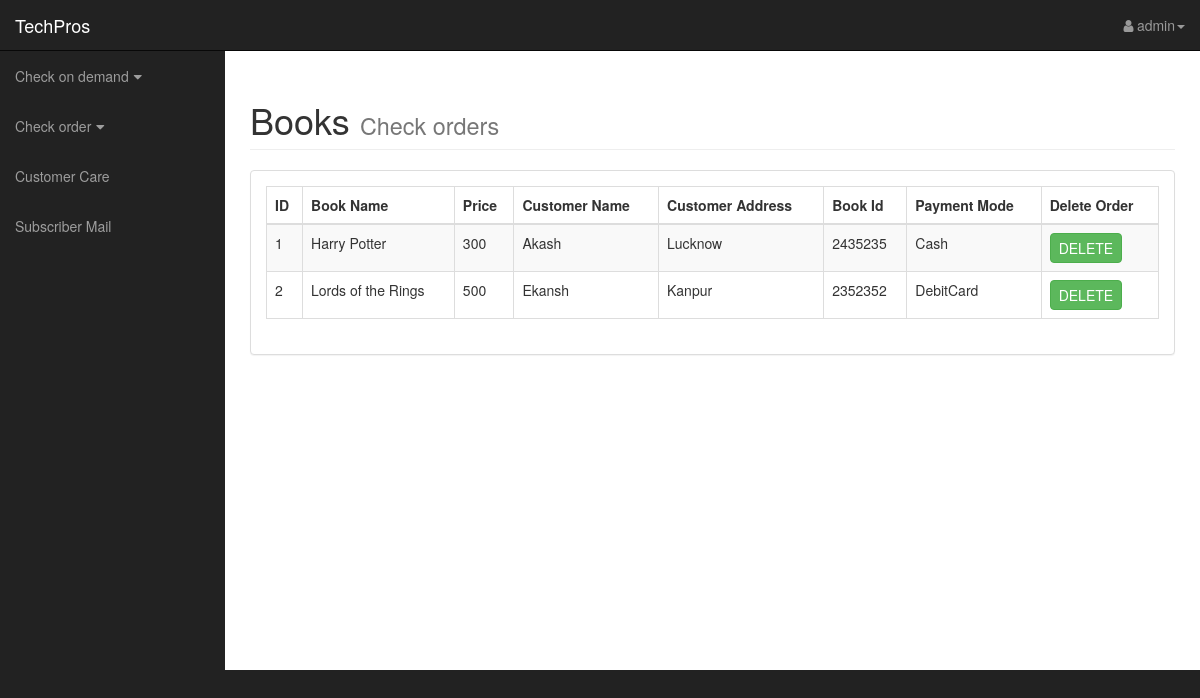
Page /books.php (signed in) on the committed database.
### tables this page shows
CREATE TABLE IF NOT EXISTS `booksorder` (
  `Id` int(11) NOT NULL,
  `bookName` varchar(25) NOT NULL,
  `price` float NOT NULL,
  `customerName` varchar(25) NOT NULL,
  `customerAddress` varchar(50) NOT NULL,
  `BookId` varchar(11) NOT NULL,
  `paymentMode` varchar(25) NOT NULL,
  PRIMARY KEY (`BookId`)
);

### include/session.php (called while the page is built, shortened)
<?php
if(empty($_SESSION['id']))
	header('location:include/logout.php');
else{
	$user = $_SESSION['username'];
}
?>

### books.php (the view, shortened to what this page needs)
<?php
include "include/header.php";
?>
<h1 class="page-header">
    Books
    <small>Check orders</small>
</h1>
<div class="panel panel-default">
    <div class="panel-body">
        <div class="table-responsive">
            <table class="table table-striped table-bordered table-hover">
                <thead>
                    <tr>
                        <th>ID</th>
                        <th>Book Name</th>
                        <th>Price</th>
                        <th>Customer Name</th>
                        <th>Customer Address</th>
                        <th>Book Id</th>
                        <th>Payment Mode</th>
                        <th>Delete Order</th>
                    </tr>
                </thead>
        <?php
        $query = "SELECT * FROM `booksOrder` ORDER BY `Id` ASC";
		$run = mysqli_query($db_server, $query);
		$rows=mysqli_num_rows($run);
		echo "<tbody>";
		if($rows!=0)
		{
			for ($j = 0 ; $j < $rows ; ++$j)
			{
				$row = mysqli_fetch_row($run);
				echo "
				<tr>
                    <td>".$row[0]."</td>
                    <td>".$row[1]."</td>
                    <td>".$row[2]."</td>
                    <td>".$row[3]."</td>
                    <td>".$row[4]."</td>
                    <td>".$row[5]."</td>
                    <td>".$row[6]."</td>
                    <td>
                        <form action='books.php' method='post'>
                        <input type='hidden' name='id' value='$row[0]'>
                        <input type='hidden' name='customerName' value='$row[3]'>
                        <input type='submit' class='btn btn-success' value='DELETE'></form>
                    </td>
                </tr>
				";
			}
		}
        ?>
                </tbody>
            </table>
        </div>
    </div>
</div>
<?php
include "include/footer.php";
?>

### include/header.php (shortened to what this page needs)
<?php
include "include/session.php";
?>
<!DOCTYPE html>
<html lang="en">
<head>
    <link href="css/bootstrap.min.css" rel="stylesheet">
    <link href="css/techpros.css" rel="stylesheet">
    <link rel="stylesheet" href="https://maxcdn.bootstrapcdn.com/font-awesome/4.4.0/css/font-awesome.min.css">
</head>
<body>
    <div id="wrapper">
        <nav class="navbar navbar-inverse navbar-fixed-top" role="navigation">
            <div class="navbar-header">
                <a class="navbar-brand" href="http://techpros.in" target="_blank">TechPros</a>
            </div>
            <ul class="nav navbar-right top-nav">
                <li class="dropdown">
                    <a href="#" class="dropdown-toggle" data-toggle="dropdown"><i class="fa fa-user">&nbsp;</i><?php echo $user; ?><b class="caret"></b></a>
                </li>
            </ul>
            <div class="collapse navbar-collapse navbar-ex1-collapse">
                <ul class="nav navbar-nav side-nav">
                    <li>
                        <a href="javascript:;" data-toggle="collapse" data-target="#demo">Check on demand<i class="fa fa-fw fa-caret-down"></i></a>
                    </li>
                    <li>
                        <a href="javascript:;" data-toggle="collapse" data-target="#demo1">Check order<i class="fa fa-fw fa-caret-down"></i></a>
                    </li>
                    <li>
                        <a href="customerCare.php">Customer Care</a>
                    </li>
                    <li>
                        <a href="#">Subscriber Mail</a>
                    </li>
                </ul>
            </div>
        </nav>
        <div id="page-wrapper">
            <div class="container-fluid">
                <div class="row">
                    <div class="col-lg-12" style="min-height:600px;">

### include/footer.php (shortened to what this page needs)
                    </div>
                </div>
            </div>
        </div>
    </div>
</body>
</html>

### css/techpros.css (style rules this page uses)
body { margin-top: 100px; background-color: #222; }
@media (min-width:768px) { body { margin-top: 50px; } }
#wrapper { padding-left: 0; }
#page-wrapper { width: 100%; padding: 0; background-color: #fff; }
@media (min-width:768px) { #wrapper { padding-left: 225px; } }
@media (min-width:768px) { #page-wrapper { padding: 10px; } }
.top-nav { padding: 0 15px; }
.top-nav>li { display: inline-block; float: left; }
.top-nav>li>a { padding-top: 15px; padding-bottom: 15px; line-height: 20px; color: #999; }
@media (min-width:768px) { .side-nav { position: fixed; top: 51px; left: 225px; width: 225px; margin-left: -225px; border: none; border-radius: 0; overflow-y: auto; background-color: #222; bottom: 0; overflow-x: hidden; padding-bottom: 40px; } }
@media (min-width:768px) { .side-nav>li>a { width: 225px; } }

### include/header.php (style rules this page uses)
.btn { padding: 4px 8px; }

### rows in the picture
booksorder: Id "1", bookName "Harry Potter", price "300", customerName "Akash", customerAddress "Lucknow", BookId "2435235", paymentMode "Cash"
booksorder: Id "2", bookName "Lords of the Rings", price "500", customerName "Ekansh", customerAddress "Kanpur", BookId "2352352", paymentMode "DebitCard"

### other values in the picture
$user "admin"
